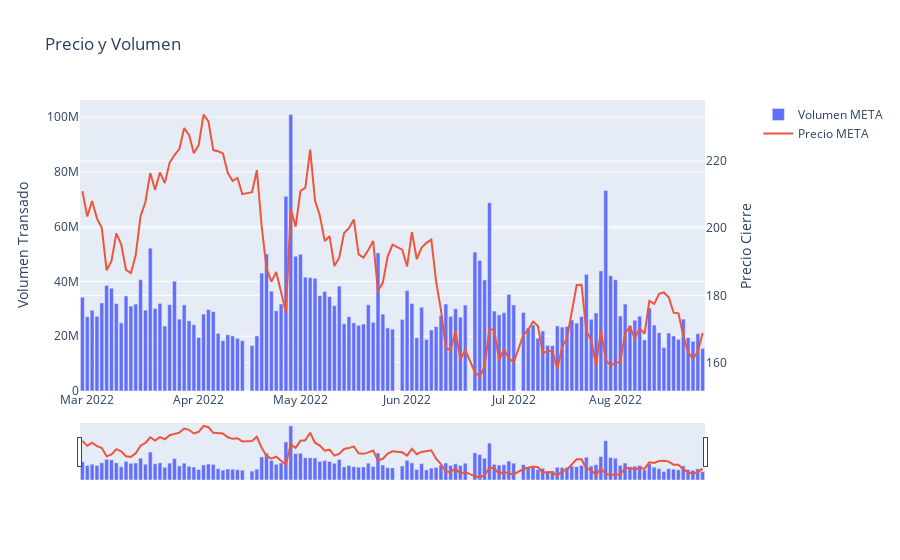

Here is the notebook cell this chart was saved with:
### Code cell
fig = make_subplots(rows=1, cols=1,specs=[[{"secondary_y": True}]])
fig.add_trace(go.Bar(name='Volumen META',x=df.index, y=df[df.columns[1]]))
fig.add_trace(go.Scatter(name='Precio META',x=df.index, y=df[df.columns[0]]),secondary_y=True)
fig.update_layout(title_text='Precio y Volumen META:US')
fig.update_yaxes(title_text="Volumen Transado", secondary_y=False, row=1)
fig.update_yaxes(title_text="Precio Cierre", secondary_y=True, row=1)
fig.update_xaxes(
        rangeslider_visible=True,
        rangebreaks=[
            dict(bounds=["sat", "mon"]),  # hide weekends, eg. hide sat to before mon
        ]
)
fig.show()
